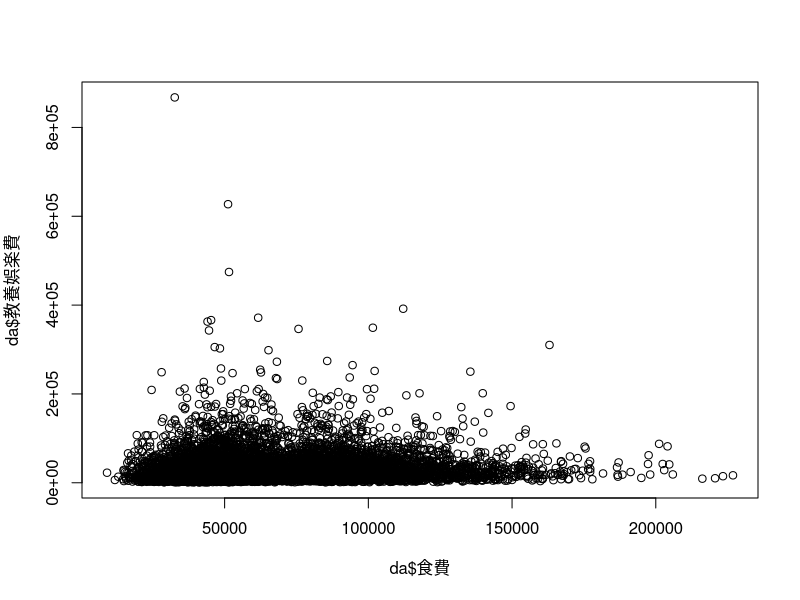

R code for this plot:
da <- read.csv("gacoo_datascience/week3/dummydata_A.csv", stringsAsFactors=FALSE)
da$教養娯楽費 <- as.numeric(gsub(",","",da$教養娯楽費))
da$食費 <- as.numeric(gsub(",","",da$食費))
da$年間収入 <- as.numeric(gsub(",","",da$年間収入))

# 散布図
plot(da$食費, da$教養娯楽費)

# 相関係数